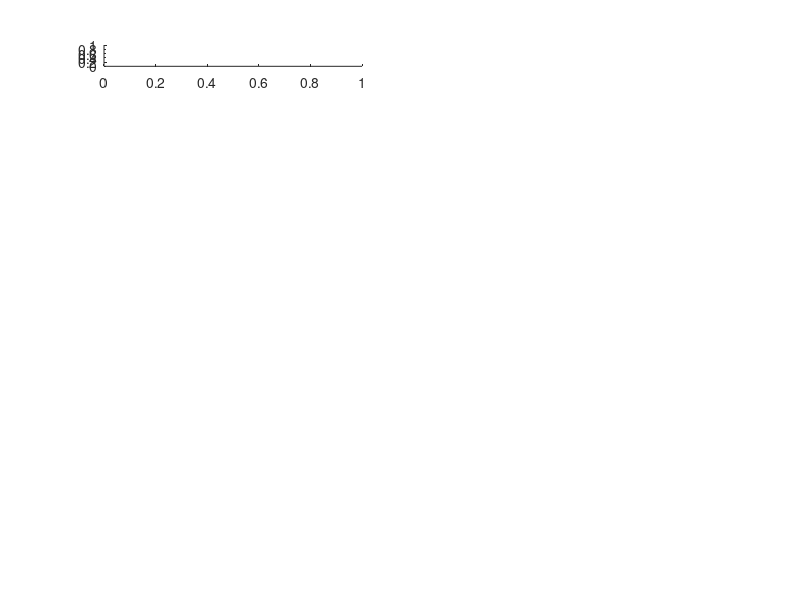

Write MATLAB code to recreate this figure. (Note: this script raises an error after producing the figure.)
% Plot all parameters and cost

figure(2)
for jp1=1:2;
    for jp2=1:9;
        subplot(9,2,jp2+(jp1-1)*9);
            plot(params(jp2+(jp1-1)*9,1:j-1));
            title(par_name(jp2+(jp1-1)*9));
            %hold on
            %plot(ave(jp2+(jp1-1)*9,1:j-1),'r')
    end
end

